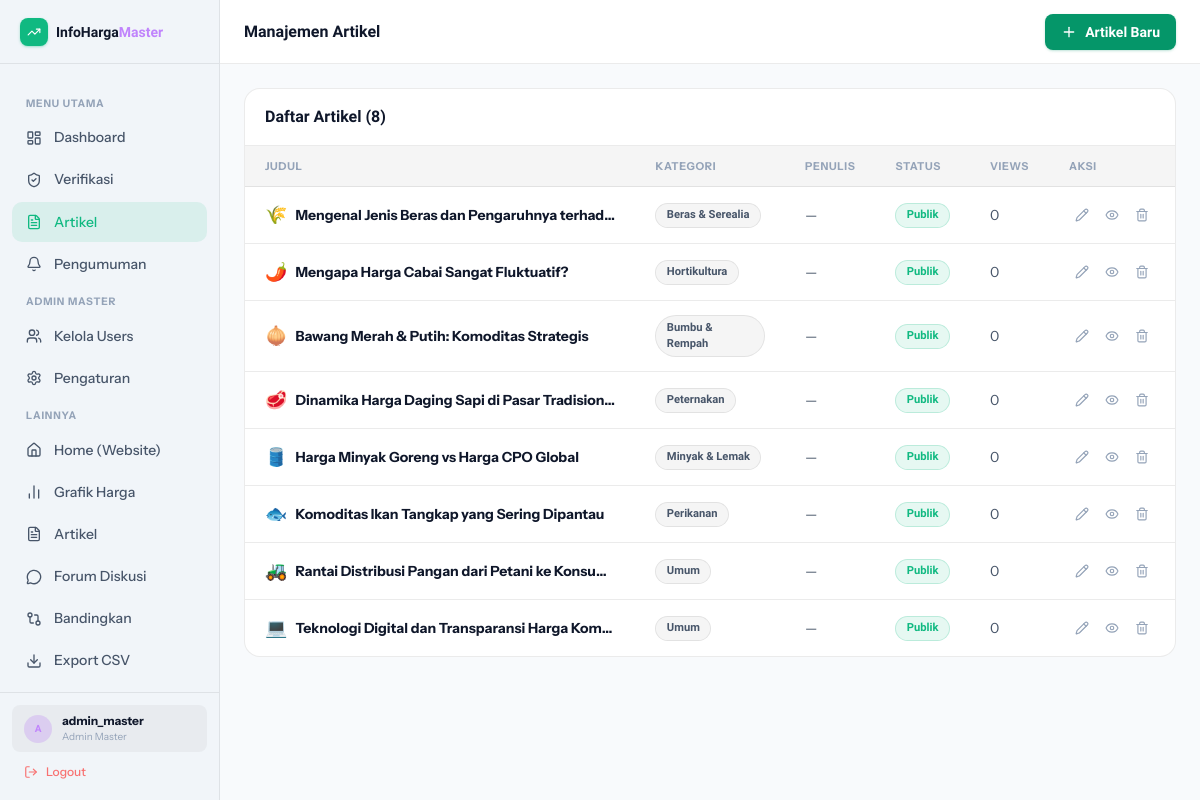
The page /dashboard.php?tab=artikel (signed in) on the database its author committed.
### tables this page shows
CREATE TABLE IF NOT EXISTS artikel (
  id          INT UNSIGNED AUTO_INCREMENT PRIMARY KEY,
  judul       VARCHAR(255) NOT NULL,
  slug        VARCHAR(255) NOT NULL UNIQUE,
  ringkasan   TEXT         DEFAULT NULL,
  konten      LONGTEXT     DEFAULT NULL,
  kategori    VARCHAR(60)  NOT NULL DEFAULT 'Umum',
  emoji       VARCHAR(10)  DEFAULT '📰',
  menit_baca  TINYINT UNSIGNED DEFAULT 5,
  sumber_url  VARCHAR(500) DEFAULT NULL,    
  sumber_nama VARCHAR(120) DEFAULT NULL,    
  penulis_id  INT UNSIGNED DEFAULT NULL,
  is_publish  TINYINT(1)   NOT NULL DEFAULT 1,
  views       INT UNSIGNED NOT NULL DEFAULT 0,
  created_at  TIMESTAMP    DEFAULT CURRENT_TIMESTAMP,
  updated_at  TIMESTAMP    DEFAULT CURRENT_TIMESTAMP ON UPDATE CURRENT_TIMESTAMP,
  FOREIGN KEY (penulis_id) REFERENCES users(id) ON DELETE SET NULL,
  INDEX idx_publish (is_publish),
  FULLTEXT idx_search (judul, ringkasan)
);

### dashboard.php (the view, shortened to what this page needs)
<?php
require 'Server/koneksi.php';
$role      = $_SESSION['role'];
$isMaster  = $role === 'admin_master';
$activeTab = $_GET['tab'] ?? 'data';
$resApproved = $conn->query("SELECT k.*,u.username AS kontributor FROM komoditas k LEFT JOIN users u ON k.submitted_by=u.id WHERE k.status='approved' ORDER BY k.nama ASC");
$rows=[]; $uNama=[]; $uLokasi=[];
while($r=$resApproved->fetch_assoc()){ $rows[]=$r; $uNama[]=$r['nama']; $uLokasi[]=$r['lokasi']; }
$uNama=array_unique($uNama); $uLokasi=array_unique($uLokasi);
$resPending = $conn->query("SELECT k.*,u.username AS kontributor FROM komoditas k LEFT JOIN users u ON k.submitted_by=u.id WHERE k.status='pending' ORDER BY k.updated_at DESC");
$pending=[]; while($r=$resPending->fetch_assoc()) $pending[]=$r;
$pendingCount=count($pending);
$resArt = $conn->query("SELECT a.*,u.username AS penulis FROM artikel a LEFT JOIN users u ON a.penulis_id=u.id ORDER BY a.created_at DESC");
$artikels=[]; while($r=$resArt->fetch_assoc()) $artikels[]=$r;
$totalApproved = count($rows);
$totalKont     = (int)($conn->query("SELECT COUNT(*) c FROM users WHERE role='kontributor'")?->fetch_assoc()['c']??0);
$totalProv     = count(array_unique(array_filter(array_column($rows,'provinsi'))));
?>
<!doctype html>
<html lang="id">
<head><?php include 'Assets/head.php'; ?>
</head>
<body>
<div class="admin-wrap">
<aside class="sidebar">
  <div class="h-16 flex items-center px-5 border-b border-[var(--border)] flex-shrink-0">
    <a href="index.php" class="flex items-center gap-2 group">
      <div class="w-7 h-7 bg-brand-500 rounded-lg flex items-center justify-center shadow shadow-brand-500/30 group-hover:scale-105 transition-transform">
        <i data-lucide="trending-up" class="w-3.5 h-3.5 text-white"></i>
      </div>
      <span class="font-display font-black text-[var(--text-primary)] text-sm">
        InfoHarga<?php if($isMaster): ?><span class="text-purple-400">Master</span><?php else: ?><span class="text-brand-500">Admin</span><?php endif; ?>
      </span>
    </a>
  </div>
  <nav class="flex-1 py-4 px-3 space-y-0.5 sidebar-nav slim-scroll overflow-y-auto">
    <div class="nav-section">Menu Utama</div>
    <a href="dashboard.php?tab=data"       class="<?= $activeTab==='data'?'active':'' ?>"><i data-lucide="layout-dashboard" class="w-4 h-4"></i> Dashboard</a>
    <a href="dashboard.php?tab=verifikasi" class="<?= $activeTab==='verifikasi'?'active':'' ?> relative">
      <i data-lucide="shield-check" class="w-4 h-4"></i> Verifikasi
    </a>
    <a href="dashboard.php?tab=artikel"    class="<?= $activeTab==='artikel'?'active':'' ?>"><i data-lucide="file-text" class="w-4 h-4"></i> Artikel</a>
    <a href="dashboard.php?tab=pengumuman" class="<?= $activeTab==='pengumuman'?'active':'' ?>"><i data-lucide="bell" class="w-4 h-4"></i> Pengumuman</a>
    <?php if ($isMaster): ?>
    <div class="nav-section">Admin Master</div>
    <a href="dashboard.php?tab=users"    class="<?= $activeTab==='users'?'active':'' ?>"><i data-lucide="users" class="w-4 h-4"></i> Kelola Users</a>
    <a href="dashboard.php?tab=settings" class="<?= $activeTab==='settings'?'active':'' ?>"><i data-lucide="settings" class="w-4 h-4"></i> Pengaturan</a>
    <?php endif; ?>
    <div class="nav-section">Lainnya</div>
    <a href="index.php" target="_blank"><i data-lucide="home" class="w-4 h-4"></i> Home (Website)</a>
    <a href="chart.php"><i data-lucide="bar-chart-2" class="w-4 h-4"></i> Grafik Harga</a>
    <a href="index.php#artikel" target="_blank"><i data-lucide="file-text" class="w-4 h-4"></i> Artikel</a>
    <a href="diskusi.php"><i data-lucide="message-circle" class="w-4 h-4"></i> Forum Diskusi</a>
    <a href="compare.php"><i data-lucide="git-compare" class="w-4 h-4"></i> Bandingkan</a>
    <a href="export.php?type=komoditas"><i data-lucide="download" class="w-4 h-4"></i> Export CSV</a>
    <a href="profil.php"><i data-lucide="user-circle" class="w-4 h-4"></i> Profil Saya</a>
  </nav>
  <div class="p-3 border-t border-[var(--border)] flex-shrink-0">
    <div class="flex items-center gap-2.5 px-3 py-2 rounded-lg mb-1 bg-[var(--surface)]">
      <div class="w-7 h-7 rounded-full <?= $isMaster?'bg-purple-500/20':'bg-brand-500/20' ?> flex items-center justify-center text-[10px] font-black <?= $isMaster?'text-purple-400':'text-brand-500' ?> font-display flex-shrink-0">
        <?= strtoupper(substr($_SESSION['username'],0,1)) ?>
      </div>
      <div class="min-w-0">
        <div class="text-xs font-bold text-[var(--text-primary)] truncate"><?= htmlspecialchars($_SESSION['username']) ?></div>
        <div class="text-[10px] text-[var(--text-muted)]"><?= $isMaster?'Admin Master':'Administrator' ?></div>
      </div>
    </div>
    <a href="Proses/logout.php" onclick="return confirm('Yakin ingin keluar?')"
       class="flex items-center gap-2 px-3 py-2 rounded-lg text-xs font-medium text-red-400 hover:bg-red-500/8 hover:text-red-300 transition sidebar-nav">
      <i data-lucide="log-out" class="w-3.5 h-3.5"></i> Logout
    </a>
  </div>
</aside>
<div class="main-area">
  <header class="h-16 bg-[var(--bg-card)] border-b border-[var(--border)] flex items-center justify-between px-6 flex-shrink-0">
    <h1 class="font-display font-black text-[var(--text-primary)]">
      <?php $tabNames=['data'=>'Dashboard','verifikasi'=>'Verifikasi Laporan','artikel'=>'Manajemen Artikel','pengumuman'=>'Manajemen Pengumuman','users'=>'Kelola Pengguna','settings'=>'Pengaturan Sistem'];
      echo $tabNames[$activeTab] ?? 'Dashboard'; ?>
    </h1>
    <div class="flex items-center gap-3">
      <?php if ($activeTab==='data'): ?>
      <button onclick="resetModalTambah();openModal('mTambah')" class="flex items-center gap-2 px-4 py-2 bg-brand-600 hover:bg-brand-500 text-white text-sm font-bold rounded-lg transition shadow shadow-brand-600/20 font-display">
        <i data-lucide="plus" class="w-4 h-4"></i> Tambah Data
      </button>
      <?php elseif ($activeTab==='artikel'): ?>
      <button onclick="openModal('mArtikel')" class="flex items-center gap-2 px-4 py-2 bg-brand-600 hover:bg-brand-500 text-white text-sm font-bold rounded-lg transition shadow shadow-brand-600/20 font-display">
        <i data-lucide="plus" class="w-4 h-4"></i> Artikel Baru
      </button>
      <?php elseif ($activeTab==='pengumuman'): ?>
      <button onclick="openModal('mPengumuman')" class="flex items-center gap-2 px-4 py-2 bg-amber-500 hover:bg-amber-400 text-white text-sm font-bold rounded-lg transition font-display">
        <i data-lucide="plus" class="w-4 h-4"></i> Pengumuman Baru
      </button>
      <?php endif; ?>
    </div>
  </header>
  <div class="main-body">
    <?php if ($activeTab === 'data'): ?>
    <div class="grid grid-cols-2 lg:grid-cols-4 gap-4 mb-6">
      <?php foreach([
        [$totalApproved,'Total Komoditas','database','blue'],
        [$pendingCount,'Pending','clock','amber'],
        [$totalKont,'Kontributor','users','emerald'],
        [$totalProv,'Provinsi Aktif','map-pin','purple'],
      ] as [$v,$l,$ic,$c]): ?>
      <div class="card p-5 flex items-center gap-4">
        <div class="w-11 h-11 rounded-xl flex items-center justify-center flex-shrink-0 bg-<?= $c ?>-500/10">
          <i data-lucide="<?= $ic ?>" class="w-5 h-5 text-<?= $c ?>-400"></i>
        </div>
        <div>
          <div class="font-display font-black text-2xl text-[var(--text-primary)]"><?= $v ?></div>
          <div class="text-xs text-[var(--text-muted)]"><?= $l ?></div>
        </div>
      </div>
      <?php endforeach; ?>
    </div>
    <div class="card p-5 mb-6">
      <div class="flex flex-col sm:flex-row justify-between items-start sm:items-center gap-3 mb-4">
        <h2 class="font-display font-bold text-[var(--text-primary)]">Grafik Pergerakan Harga</h2>
        <div class="flex gap-2">
          <select id="fNama" class="input-field text-xs py-1.5 px-3" style="width:160px">
            <?php foreach($uNama as $n): ?><option><?= htmlspecialchars($n) ?></option><?php endforeach; ?>
          </select>
          <select id="fLokasi" class="input-field text-xs py-1.5 px-3" style="width:160px">
            <option value="">— Pilih komoditas dulu —</option>
          </select>
        </div>
      </div>
      <div style="position:relative;height:200px"><canvas id="adminChart"></canvas></div>
    </div>
    <div class="card overflow-hidden">
      <div class="px-5 py-4 border-b border-[var(--border)]"><h2 class="font-display font-bold text-[var(--text-primary)]">Daftar Komoditas</h2></div>
      <div class="overflow-x-auto">
        <table class="data-table">
          <thead><tr><th>No</th><th>Komoditas</th><th>Kategori</th><th>Lokasi</th><th>Provinsi</th><th>Kemarin</th><th>Sekarang</th><th class="text-center">Aksi</th></tr></thead>
          <tbody>
            <?php if(empty($rows)): ?>
            <tr><td colspan="8" class="text-center py-12 text-[var(--text-muted)]"><i data-lucide="inbox" class="w-10 h-10 mx-auto mb-2 opacity-20"></i><br>Belum ada data.</td></tr>
            <?php else: $no=1; foreach($rows as $r):
              $naik=(int)$r['harga_sekarang']>(int)$r['harga_kemarin']; $turun=(int)$r['harga_sekarang']<(int)$r['harga_kemarin'];
            ?>
            <tr>
              <td class="text-[var(--text-muted)]"><?= $no++ ?></td>
              <td class="font-bold text-[var(--text-primary)]"><?= htmlspecialchars($r['nama']) ?></td>
              <td><span class="badge badge-slate text-[10px]"><?= htmlspecialchars($r['kategori']) ?></span></td>
              <td><a href="https://maps.google.com/?q=<?= urlencode($r['lokasi']) ?>" target="_blank" rel="noopener" class="inline-flex items-center gap-1 text-xs bg-[var(--surface)] hover:bg-brand-500/10 border border-[var(--border)] hover:border-brand-500/20 hover:text-brand-500 px-2 py-0.5 rounded-md transition"><i data-lucide="map-pin" class="w-2.5 h-2.5"></i><?= htmlspecialchars($r['lokasi']) ?></a></td>
              <td class="text-xs text-[var(--text-muted)]"><?= htmlspecialchars($r['provinsi']?:'—') ?></td>
              <td class="text-[var(--text-muted)]"><?= rupiah((int)$r['harga_kemarin']) ?></td>
              <td><span class="font-bold <?= $naik?'text-brand-500':($turun?'text-red-400':'text-[var(--text-primary)]') ?>"><?= rupiah((int)$r['harga_sekarang']) ?></span> <span class="text-xs <?= $naik?'text-brand-500':($turun?'text-red-400':'text-[var(--text-muted)]') ?>"><?= $naik?'▲':($turun?'▼':'■') ?></span></td>
              <td class="text-center">
                <div class="flex items-center justify-center gap-1">
                  <a href="edit.php?id=<?= $r['id'] ?>" class="p-1.5 rounded-lg text-[var(--text-muted)] hover:text-blue-400 hover:bg-blue-500/10 transition"><i data-lucide="pencil" class="w-3.5 h-3.5"></i></a>
                  <form method="POST" class="inline" data-confirm="Hapus <?= htmlspecialchars($r['nama']) ?>?"><input type="hidden" name="aksi" value="hapus"/><input type="hidden" name="id" value="<?= $r['id'] ?>"/><button type="submit" class="p-1.5 rounded-lg text-[var(--text-muted)] hover:text-red-400 hover:bg-red-500/10 transition"><i data-lucide="trash-2" class="w-3.5 h-3.5"></i></button></form>
                </div>
              </td>
            </tr>
            <?php endforeach; endif; ?>
          </tbody>
        </table>
      </div>
    </div>
    <?php elseif ($activeTab === 'artikel'): ?>
    <div class="card overflow-hidden">
      <div class="px-5 py-4 border-b border-[var(--border)]"><h2 class="font-display font-bold text-[var(--text-primary)]">Daftar Artikel (<?= count($artikels) ?>)</h2></div>
      <div class="overflow-x-auto">
        <table class="data-table">
          <thead><tr><th>Judul</th><th>Kategori</th><th>Penulis</th><th>Status</th><th>Views</th><th class="text-center">Aksi</th></tr></thead>
          <tbody>
            <?php if(empty($artikels)): ?>
            <tr><td colspan="6" class="text-center py-12 text-[var(--text-muted)]">Belum ada artikel.</td></tr>
            <?php else: foreach($artikels as $a): ?>
            <tr>
              <td><div class="flex items-center gap-2"><span class="text-lg"><?= htmlspecialchars($a['emoji']) ?></span><div><div class="font-bold text-[var(--text-primary)] text-sm max-w-xs truncate"><?= htmlspecialchars($a['judul']) ?></div></div></div></td>
              <td><span class="badge badge-slate"><?= htmlspecialchars($a['kategori']) ?></span></td>
              <td class="text-xs text-[var(--text-muted)]"><?= htmlspecialchars($a['penulis']??'—') ?></td>
              <td><?= $a['is_publish'] ? '<span class="badge badge-green">Publik</span>' : '<span class="badge badge-slate">Draft</span>' ?></td>
              <td class="text-[var(--text-muted)]"><?= number_format($a['views']) ?></td>
              <td class="text-center">
                <div class="flex items-center justify-center gap-1">
                  <button onclick='editArtikel(<?= json_encode($a) ?>)' class="p-1.5 rounded-lg text-[var(--text-muted)] hover:text-blue-400 hover:bg-blue-500/10 transition"><i data-lucide="pencil" class="w-3.5 h-3.5"></i></button>
                  <a href="Proses/prosesArtikel.php?aksi=toggle&id=<?= $a['id'] ?>" class="p-1.5 rounded-lg text-[var(--text-muted)] hover:text-amber-400 hover:bg-amber-500/10 transition"><i data-lucide="eye" class="w-3.5 h-3.5"></i></a>
                  <a href="Proses/prosesArtikel.php?aksi=hapus&id=<?= $a['id'] ?>" onclick="return confirm('Hapus artikel ini?')" class="p-1.5 rounded-lg text-[var(--text-muted)] hover:text-red-400 hover:bg-red-500/10 transition"><i data-lucide="trash-2" class="w-3.5 h-3.5"></i></a>
                </div>
              </td>
            </tr>
            <?php endforeach; endif; ?>
          </tbody>
        </table>
      </div>
    </div>
    <?php endif; ?>
  </div>
</div>
</div>
</body>
</html>

### rows shown on the page
artikel: emoji "🌾", judul "Mengenal Jenis Beras dan Pengaruhnya terhad…", kategori "Beras & Serealia", penulis "—", is_publish "Publik", views "0"
artikel: emoji "🌶️", judul "Mengapa Harga Cabai Sangat Fluktuatif?", kategori "Hortikultura", penulis "—", is_publish "Publik", views "0"
artikel: emoji "🧅", judul "Bawang Merah & Putih: Komoditas Strategis", kategori "Bumbu & Rempah", penulis "—", is_publish "Publik", views "0"
artikel: emoji "🥩", judul "Dinamika Harga Daging Sapi di Pasar Tradisional", kategori "Peternakan", penulis "—", is_publish "Publik", views "0"
artikel: emoji "🛢️", judul "Harga Minyak Goreng vs Harga CPO Global", kategori "Minyak & Lemak", penulis "—", is_publish "Publik", views "0"
artikel: emoji "🐟", judul "Komoditas Ikan Tangkap yang Sering Dipantau", kategori "Perikanan", penulis "—", is_publish "Publik", views "0"
artikel: emoji "🚜", judul "Rantai Distribusi Pangan dari Petani ke Konsu…", kategori "Umum", penulis "—", is_publish "Publik", views "0"
artikel: emoji "💻", judul "Teknologi Digital dan Transparansi Harga Kom…", kategori "Umum", penulis "—", is_publish "Publik", views "0"

### other values the page prints
substr($_SESSION['username'],0,1) "A"
$_SESSION['username'] "admin_master"
$tabNames[$activeTab] "Manajemen Artikel"
count($artikels) "8"
